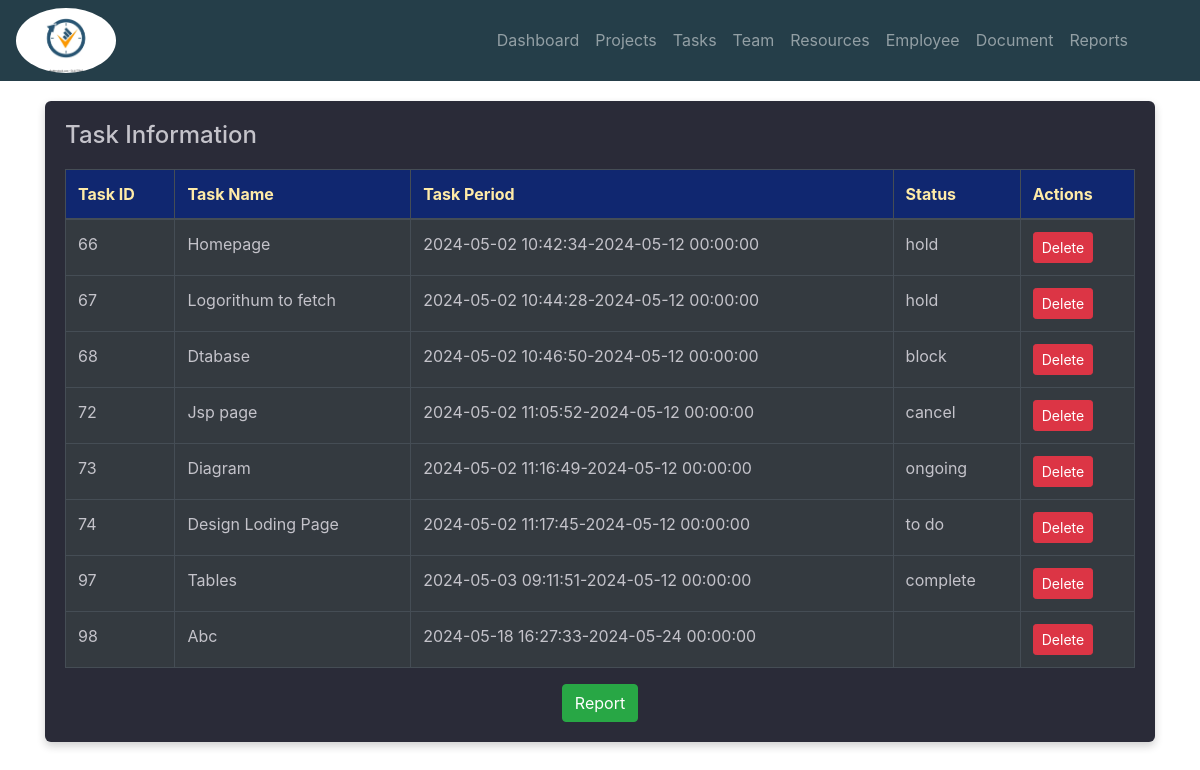
/admin/task.php, run on the app's committed database.
### tables this page shows
CREATE TABLE `task_assign` (
  `id` int(11) NOT NULL,
  `task_id` int(11) NOT NULL,
  `emp_id` int(11) NOT NULL,
  `status` varchar(20) NOT NULL DEFAULT 'to do',
  `actual_start` datetime DEFAULT NULL,
  `actual_end` datetime DEFAULT NULL
);

CREATE TABLE `task` (
  `task_id` int(11) NOT NULL,
  `name` varchar(20) NOT NULL,
  `start_time` datetime DEFAULT NULL,
  `end_time` datetime DEFAULT NULL,
  `description` text NOT NULL
);

### admin/task.php (the view, shortened to what this page needs)
<!DOCTYPE html>
<html lang="en">
<head>
    <link rel="stylesheet" href="https://maxcdn.bootstrapcdn.com/bootstrap/4.5.2/css/bootstrap.min.css">
    <link rel="stylesheet" href="style2.css">
</head>
<body>
    <?php
    include ("nav.php");
    ?>
    <main>
        <div class="container">
            <div class="dashboard-content">
                <h4>Task Information</h4>
                <div class="table-responsive">
                    <table class="table table-bordered table-dark">
                        <thead>
                            <tr>
                                <th scope="col">Task ID</th>
                                <th scope="col">Task Name</th>
                                <th scope="col">Task Period</th>
                                <th scope="col">Status</th>
                                <th scope="col">Actions</th>
                            </tr>
                        </thead>
                        <tbody>
                            <?php
                            include "include/config.php";
                            $sql = "SELECT task.task_id, task.name, task.start_time, task.end_time, employee.name AS employee_name, task_assign.status FROM task LEFT JOIN task_assign ON task_assign.task_id=task.task_id LEFT JOIN employee ON task_assign.emp_id = employee.emp_id";
                            if ($result = mysqli_query($conn, $sql)) {
                                if (mysqli_num_rows($result) > 0) {
                                    for ($i = 0; $i <= 1000; $i++) {
                                        $row = mysqli_fetch_array($result);
                                        if ($row !== null) {
                                            ?>
                                            <tr>
                                                <td><?php echo $row[0]; ?></td>
                                                <td><?php echo $row[1]; ?></td>
                                                <td><?php echo $row[2]; ?>-<?php echo $row[3]; ?></td>
                                                <td><?php echo $row[5]; ?></td>
                                                <td>
                                                    <form action="include/deletetask.php" method="post">
                                                        <button type="submit" name="submit"
                                                            class="btn btn-danger btn-sm">Delete</button>
                                                    </form>
                                                </td>
                                            </tr>
                                            <?php
                                        }
                                    }
                                }
                            }
                            ?>
                        </tbody>
                    </table>
                </div>
                <Center><button type="button" class="btn btn-success" onclick="report()">Report</button></Center>
            </div>
        </div>
    </main>
</body>
</html>

### admin/nav.php (shortened to what this page needs)
<!doctype html>
<html lang="en">
<head>
    <link href="https://cdn.jsdelivr.net/npm/bootstrap@4.3.1/dist/css/bootstrap.min.css" rel="stylesheet"
        media="all">
</head>
<body>
    <nav class="navbar navbar-expand-lg navbar-dark" style="background-color:rgb(37, 62, 73)">
        <div class="logo">
            <img src="logo.webp" alt="Logo">
        </div>
        <div class="collapse navbar-collapse" id="navbarSupportedContent">
            <ul class="navbar-nav ml-auto mr-5 mb-2 mb-lg-0">
                <li class="nav-item">
                    <a class="nav-link" aria-current="page" href="dashboard.php">Dashboard</a>
                </li>
                <li class="nav-item">
                    <a class="nav-link" href="project.php">Projects</a>
                </li>
                <li class="nav-item">
                    <a class="nav-link" aria-current="page" href="task.php">Tasks</a>
                </li>
                <li class="nav-item">
                    <a class="nav-link" href="team.php">Team</a>
                </li>
                <li class="nav-item">
                    <a class="nav-link" aria-current="page" href="resources.php">Resources</a>
                </li>
                <li class="nav-item">
                    <a class="nav-link" href="employee.php">Employee</a>
                </li>
                <li class="nav-item">
                    <a class="nav-link" href="document.php">Document</a>
                </li>
                <li class="nav-item">
                    <a class="nav-link" aria-current="page" href="#">Reports</a>
                </li>
            </ul>
        </div>
    </nav>
</body>
</html>

### admin/style2.css (style rules this page uses)
body { font-family: 'Montserrat', sans-serif; background-color: #1f2029; background-image: url('https://s3-us-west-2.amazonaws.com/s.cdpn.io/1462889/pat.svg'); color: #34495e; margin: 0; padding: 0; height: 100%; }
main { display: flex; padding: 20px; justify-content: center; align-items: flex-start; }
.logo img { width: 100px; height: auto; border-radius: 50%; animation: fadeIn 0.5s ease-out; }

### admin/task.php (style rules this page uses)
body { font-family: 'Poppins', sans-serif; font-weight: 300; font-size: 15px; line-height: 1.7; color: #c4c3ca; background-color: #1f2029; background-image: url('https://s3-us-west-2.amazonaws.com/s.cdpn.io/1462889/pat.svg'); overflow-x: hidden; }
main { padding: 20px; }
.container { max-width: 1000px; }
.dashboard-content { background-color: #2a2b38; color: #c4c3ca; padding: 20px; border-radius: 6px; box-shadow: 0 4px 8px 0 rgba(21, 21, 21, .2); }
.table-responsive { margin-top: 20px; }
.table th, .table td { color: #c4c3ca; }
.table thead th { background-color: #102770; color: #ffeba7; }
.btn-danger { background-color: #d9534f; border-color: #d9534f; }
.btn-success { background-color: #5cb85c; border-color: #4cae4c; }

### data on the page
task_assign: task.task_id "66", task.name "Homepage", task.start_time "2024-05-02 10:42:34", task.end_time "2024-05-12 00:00:00", status "hold"
task_assign: task.task_id "67", task.name "Logorithum to fetch", task.start_time "2024-05-02 10:44:28", task.end_time "2024-05-12 00:00:00", status "hold"
task_assign: task.task_id "68", task.name "Dtabase", task.start_time "2024-05-02 10:46:50", task.end_time "2024-05-12 00:00:00", status "block"
task_assign: task.task_id "72", task.name "Jsp page", task.start_time "2024-05-02 11:05:52", task.end_time "2024-05-12 00:00:00", status "cancel"
task_assign: task.task_id "73", task.name "Diagram", task.start_time "2024-05-02 11:16:49", task.end_time "2024-05-12 00:00:00", status "ongoing"
task_assign: task.task_id "74", task.name "Design Loding Page", task.start_time "2024-05-02 11:17:45", task.end_time "2024-05-12 00:00:00", status "to do"
task_assign: task.task_id "97", task.name "Tables", task.start_time "2024-05-03 09:11:51", task.end_time "2024-05-12 00:00:00", status "complete"
task: task_id "98", name "Abc", start_time "2024-05-18 16:27:33", end_time "2024-05-24 00:00:00"
